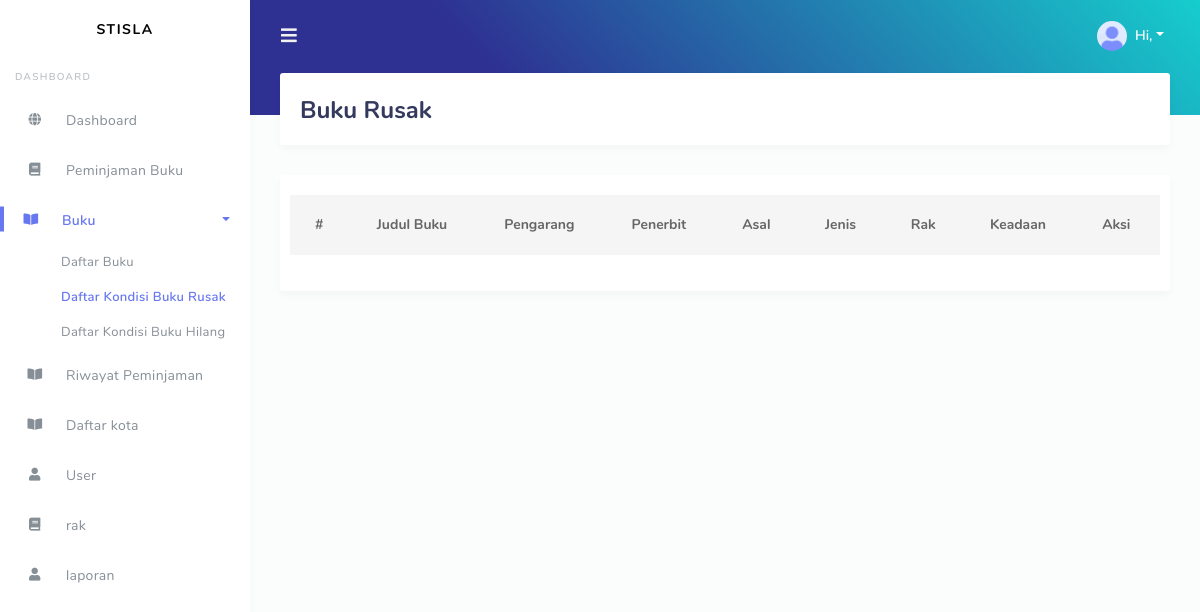
/index.php/bukuinduk/bukuRusak, run on an earlier commit of the app's database.
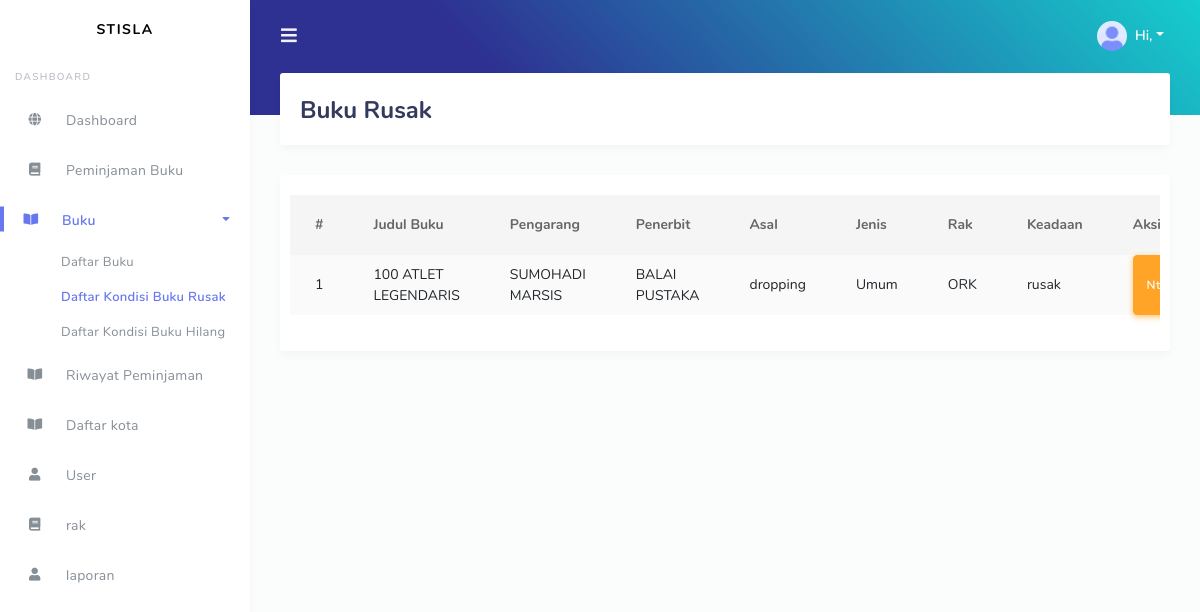
And on a later commit of the database.
### tables this page shows
CREATE TABLE `buku_induk` (
  `id` int NOT NULL,
  `kd_buku` varchar(6) NOT NULL,
  `judul` varchar(50) NOT NULL,
  `pengarang` varchar(50) DEFAULT NULL,
  `no_buku` varchar(25) DEFAULT NULL,
  `penerbit` varchar(50) DEFAULT NULL,
  `kota_terbit` varchar(40) DEFAULT NULL,
  `tahun_terbit` year DEFAULT NULL,
  `ISBN` varchar(40) DEFAULT NULL,
  `asal` varchar(20) DEFAULT NULL,
  `klasifikasi` float DEFAULT NULL,
  `tgl_diterima` varchar(20) DEFAULT NULL,
  `jenis` varchar(20) DEFAULT NULL,
  `rak` varchar(5) DEFAULT NULL,
  `stok` int NOT NULL,
  `tanggal` varchar(20) DEFAULT NULL,
  `keadaan` varchar(25) NOT NULL
);

### application/controllers/Bukuinduk.php (called while the page is built, shortened)
<?php
class Bukuinduk extends CI_Controller
{
    public function __construct()
    {
        $this->load->model('BukuIndukModel', 'bInd');
    }
    public function bukuRusak()
    {
        $data = $this->db->query('SELECT * FROM buku_induk WHERE keadaan="rusak"')->result_array();
        $this->load->view('bInd/bukuRusak', ['data' => $data]);
    }
}

### index.php (called while the page is built, shortened)
<?php
require_once BASEPATH.'core/CodeIgniter.php';

### application/views/bInd/bukuRusak.php (the view, shortened to what this page needs)
<!DOCTYPE html>
<html lang="en">
<head>
    <link rel="stylesheet" href="https://stackpath.bootstrapcdn.com/bootstrap/4.3.1/css/bootstrap.min.css">
    <link rel="stylesheet" href="https://use.fontawesome.com/releases/v5.7.2/css/all.css">
    <link rel="stylesheet" href="<?php echo base_url() ?>assets/modules/datatables/datatables.min.css">
    <link rel="stylesheet" href="<?php echo base_url() ?>assets/css/style.css">
</head>
<body>
    <div id="app">
        <div class="main-wrapper">
            <?php $this->load->view('layout/ly-admin'); ?>
            <div class="main-content">
                <section class="section">
                    <div class="section-header">
                        <h1>Buku Rusak</h1>
                    </div>
                    <div class="row">
                        <div class="col-12">
                            <div class="card">
                                <div class="card-body row">
                                    <div class="table-responsive">
                                        <table class="table table-striped" id="table-1">
                                            <thead>
                                                <tr>
                                                    <th>#</th>
                                                    <th>Judul Buku</th>
                                                    <th>Pengarang</th>
                                                    <th>Penerbit</th>
                                                    <th>Asal</th>
                                                    <th>Jenis</th>
                                                    <th>Rak</th>
                                                    <th>Keadaan</th>
                                                    <th>Aksi</th>
                                                </tr>
                                            </thead>
                                            <tbody>
                                                <?php
                                                $no = 1;
                                                 foreach ($data as $buku) {
                                                    ?>
                                                    <tr>
                                                        <td>
                                                           <?php echo $no++ ?>
                                                        </td>
                                                        <td><?php echo $buku['judul'] ?></td>
                                                        <td><?php echo $buku['pengarang'] ?></td>
                                                        <td><?php echo $buku['penerbit'] ?></td>
                                                         <td><?php echo $buku['asal'] ?></td>
                                                          <td><?php echo $buku['jenis'] ?></td>
                                                           <td><?php echo $buku['rak'] ?></td>
                                                        <td><?php echo $buku['keadaan'] ?></td>
                                                        <td class="d-flex"><button class="btn btn-warning mr-2" onclick="window.location.href='<?php echo base_url('bukuinduk/edit/'. $buku['kd_buku']) ?>'">Ntah</button></td>
                                                    </tr>
                                                <?php } ?>
                                            </tbody>
                                        </table>
                                    </div>
                                </div>
                            </div>
                        </div>
                    </div>
                </section>
            </div>
        </div>
    </div>
</body>
</html>

### application/views/layout/ly-admin.php (shortened to what this page needs)
<div class="navbar-bg"></div>
      <nav class="navbar navbar-expand-lg main-navbar">
        <div class="form-inline mr-auto">
          <ul class="navbar-nav mr-3">
            <li><a href="#" data-toggle="sidebar" class="nav-link nav-link-lg"><i class="fas fa-bars"></i></a></li>
          </ul>
        </div>
        <ul class="navbar-nav navbar-right">
          <li class="dropdown"><a href="#" data-toggle="dropdown" class="nav-link dropdown-toggle nav-link-lg nav-link-user">
            <img alt="image" src="<?php echo base_url() ?>assets/img/avatar/avatar-1.png" class="rounded-circle mr-1">
            <div class="d-sm-none d-lg-inline-block">Hi, <?php echo $this->session->nama ?></div></a>
          </li>
        </ul>
      </nav>
      <div class="main-sidebar sidebar-style-2">
        <aside id="sidebar-wrapper">
          <div class="sidebar-brand">
            <a href="<?php echo base_url() ?>dist/index">Stisla</a>
          </div>
          <ul class="sidebar-menu">
            <li class="menu-header">Dashboard</li>
            <li class="<?php if($this->uri->uri_string() == 'home') { echo 'active'; } ?>"><a class="nav-link" href="<?php echo base_url('home') ?>"><i class="fas fa-globe"></i> <span>Dashboard</span></a></li>
            <li class="<?php if($this->uri->uri_string() == 'peminjaman') { echo 'active'; } ?>"><a class="nav-link" href="<?php echo base_url('peminjaman') ?>"><i class="fas fa-book"></i><span>Peminjaman Buku</span></a></li>
            <li class="nav-item dropdown <?php if($this->uri->uri_string() == 'bukuinduk') { echo 'active'; } ?>
            <?php if($this->uri->uri_string() == 'bukuinduk/bukuHilang') { echo 'active'; } ?>
            <?php if($this->uri->uri_string() == 'bukuinduk/bukuRusak') { echo 'active'; } ?>">
                <a href="#"
                    class="nav-link has-dropdown"
                    data-toggle="dropdown"><i class="fas fa-book-open"></i> <span>Buku</span></a>
                <ul class="dropdown-menu">
                    <li class="<?php if($this->uri->uri_string() == 'bukuinduk') { echo 'active'; } ?><?php if($this->uri->uri_string() == 'bukuinduk/create') { echo 'active'; } ?>">
                        <a class="nav-link"
                            href="<?php echo base_url('bukuinduk') ?>">Daftar Buku</a>
                    </li>
                    <li class="<?php if($this->uri->uri_string() == 'bukuinduk/bukuRusak') { echo 'active'; } ?>">
                        <a class="nav-link"
                            href="<?php echo base_url('bukuinduk/bukuRusak') ?>">Daftar Kondisi Buku Rusak</a>
                    </li>
                    <li class="<?php if($this->uri->uri_string() == 'bukuinduk/bukuHilang') { echo 'active'; } ?>">
                        <a class="nav-link"
                            href="<?php echo base_url('bukuinduk/bukuHilang') ?>">Daftar Kondisi Buku Hilang</a>
                    </li>
                </ul>
            </li>
            <li class="<?php if($this->uri->uri_string() == 'peminjaman/riwayat') { echo 'active'; } ?>"><a class="nav-link" href="<?php echo base_url('peminjaman/riwayat') ?>"><i class="fas fa-book-open"></i><span>Riwayat Peminjaman</span></a></li>
            <li class="<?php if($this->uri->uri_string() == 'kota') { echo 'active'; } ?>"><a class="nav-link" href="<?php echo base_url('kota') ?>"><i class="fas fa-book-open"></i><span>Daftar kota</span></a></li>
            <li class="<?php if($this->uri->uri_string() == 'user') { echo 'active'; } ?>"><a class="nav-link" href="<?php echo base_url('user')?>"><i class="fas fa-user"></i><span>User</span></a></li>
            <li class="<?php if($this->uri->uri_string() == 'rak') { echo 'active'; } ?>"><a class="nav-link" href="<?php echo base_url('rak')?>"><i class="fas fa-book"></i><span>rak</span></a></li>
            <li class="<?php if($this->uri->uri_string() == 'laporan') { echo 'active'; } ?>"><a class="nav-link" href="<?php echo base_url('laporan')?>"><i class="fas fa-user"></i><span>laporan</span></a></li>
          </ul>
        </aside>
      </div>

What changed in the data, as far as the page shows it:
added buku_induk: judul "100 ATLET LEGENDARIS", pengarang "SUMOHADI MARSIS", penerbit "BALAI PUSTAKA", asal "dropping", jenis "Umum", rak "ORK", keadaan "rusak"
